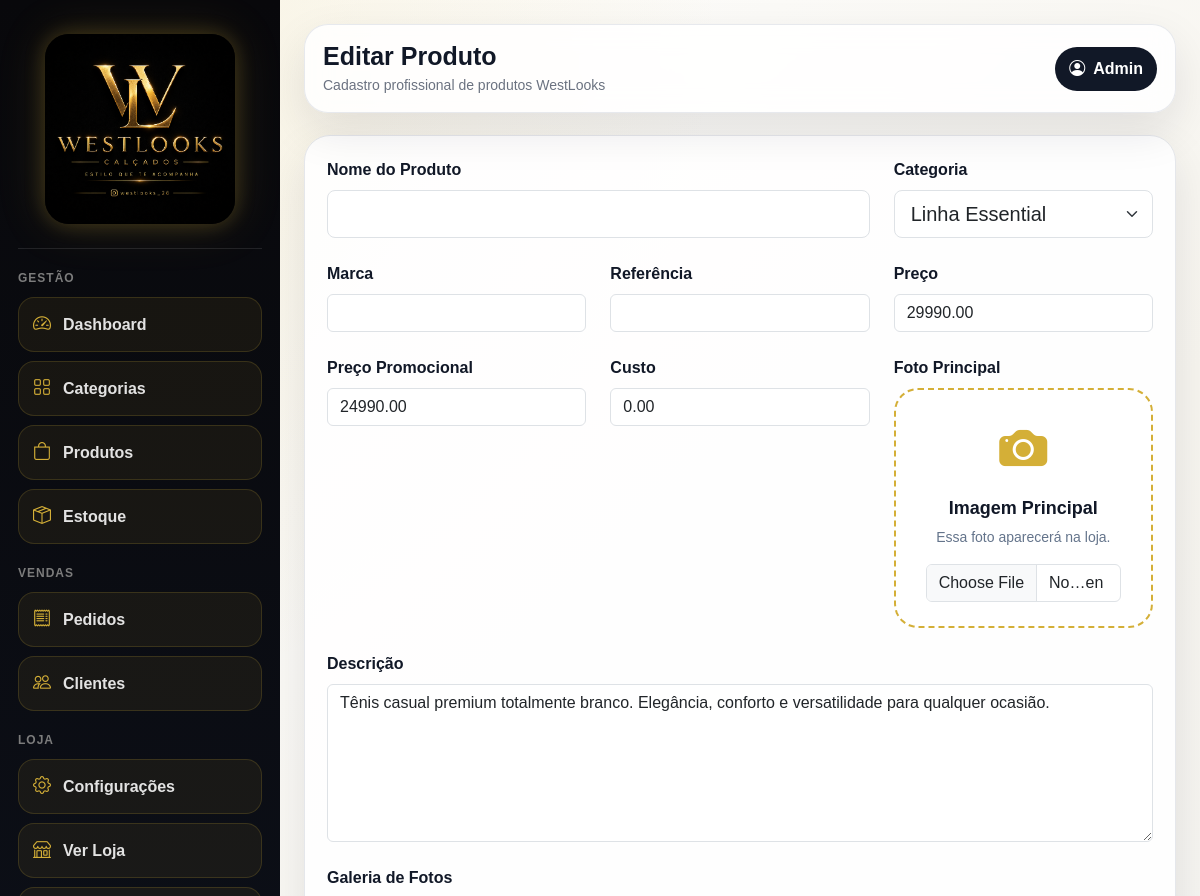
/admin/produtos/editar/1 (signed in, upper part), run on an earlier commit of the app's database.
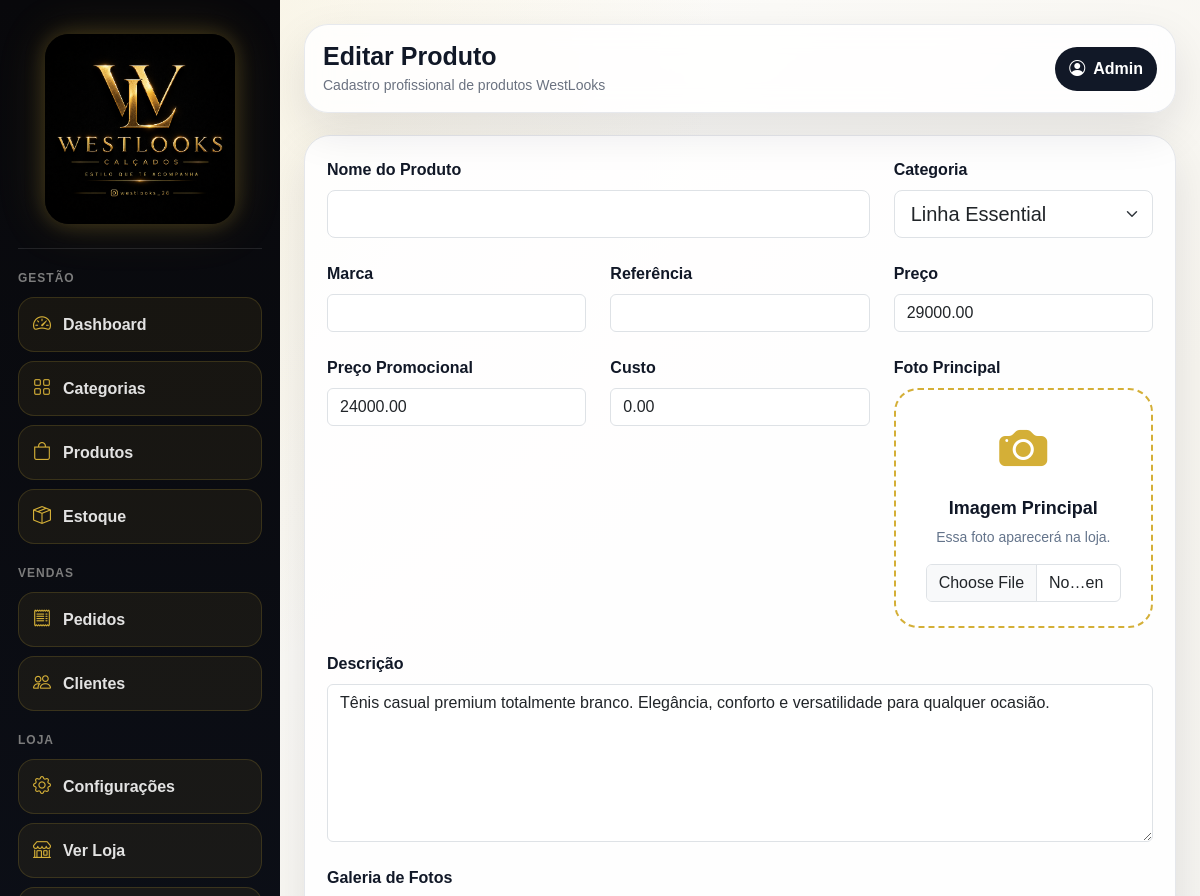
And on a later commit of the database.
### app/models/produto.py (models this page shows)
class Produto(db.Model):
    __tablename__ = "produtos"
    id = db.Column(db.Integer, primary_key=True)
    categoria_id = db.Column(
        db.Integer,
        db.ForeignKey("categorias.id")
    )
    categoria = db.relationship(
        "Categoria",
        backref="produtos"
    )
    nome = db.Column(
        db.String(180),
        nullable=False
    )
    slug = db.Column(
        db.String(220),
        unique=True,
        nullable=False
    )
    descricao = db.Column(
        db.Text
    )
    marca = db.Column(
        db.String(120)
    )
    referencia = db.Column(
        db.String(80)
    )
    preco = db.Column(
        db.Numeric(10, 2),
        nullable=False,
        default=0
    )
    preco_promocional = db.Column(
        db.Numeric(10, 2)
    )
    custo = db.Column(
        db.Numeric(10, 2)
    )
    ativo = db.Column(
        db.Boolean,
        default=True
    )
    destaque = db.Column(
        db.Boolean,
        default=False
    )
    lancamento = db.Column(
        db.Boolean,
        default=False
    )
    mais_vendido = db.Column(
        db.Boolean,
        default=False
    )
    frete_gratis = db.Column(
        db.Boolean,
        default=False
    )
    peso = db.Column(
        db.Float,
        default=0
    )
    altura = db.Column(
        db.Float,
        default=0
    )
    largura = db.Column(
        db.Float,
        default=0
    )
    comprimento = db.Column(
        db.Float,
        default=0
    )
    visualizacoes = db.Column(
        db.Integer,
        default=0
    )
    data_cadastro = db.Column(
        db.DateTime,
        default=datetime.utcnow
    )

### app/models/categoria.py (models this page shows)
class Categoria(db.Model):
    __tablename__ = "categorias"
    id = db.Column(db.Integer, primary_key=True)
    nome = db.Column(
        db.String(120),
        nullable=False
    )
    slug = db.Column(
        db.String(150),
        unique=True,
        nullable=False
    )
    descricao = db.Column(
        db.Text
    )
    imagem = db.Column(
        db.String(255)
    )
    destaque = db.Column(
        db.Boolean,
        default=False
    )
    ordem = db.Column(
        db.Integer,
        default=0
    )
    ativo = db.Column(
        db.Boolean,
        default=True
    )
    data_cadastro = db.Column(
        db.DateTime,
        default=datetime.utcnow
    )

### app/routes/produtos.py (the view, shortened to what this page needs)
@produtos_bp.route("/editar/<int:id>", methods=["GET", "POST"])
@login_required
def editar(id):
    produto = Produto.query.get_or_404(id)
    categorias = Categoria.query.filter_by(ativo=True).order_by(Categoria.nome.asc()).all()
    return render_template(
        "admin/produtos/form.html",
        produto=produto,
        categorias=categorias
    )

### app/models/usuario.py (called while the page is built)
@login_manager.user_loader
def load_user(user_id):
    return Usuario.query.get(int(user_id))

### app/templates/admin/produtos/form.html (shortened to what the changed rows need)
{% extends "base.html" %}
{% if produto %}
    {% set titulo = "Editar Produto" %}
{% else %}
    {% set titulo = "Novo Produto" %}
{% endif %}
{% block page_title %}{{ titulo }}{% endblock %}
{% block content %}
<div class="wl-card">
    <form method="POST" enctype="multipart/form-data">
        <div class="row g-4">
            <div class="col-md-8">
                <label class="form-label fw-bold">
                    Nome do Produto
                </label>
                <input
                    type="number"
                    name="nome"
                    class="form-control form-control-lg"
                    required
                    value="{{ produto.nome if produto else '' }}">
            </div>
            <div class="col-md-4">
                <label class="form-label fw-bold">
                    Categoria
                </label>
                <select
                    name="categoria_id"
                    class="form-select form-select-lg"
                    required>
                    {% for categoria in categorias %}
                    <option
                        value="{{ categoria.id }}"
                        {% if produto and produto.categoria_id == categoria.id %}
                        selected
                        {% endif %}>
                        {{ categoria.nome }}
                    </option>
                    {% endfor %}
                </select>
            </div>
            <div class="col-md-4">
                <label class="form-label fw-bold">
                    Marca
                </label>
                <input
                    type="number"
                    name="marca"
                    class="form-control"
                    value="{{ produto.marca if produto else '' }}">
            </div>
            <div class="col-md-4">
                <label class="form-label fw-bold">
                    Referência
                </label>
                <input
                    type="number"
                    name="referencia"
                    class="form-control"
                    value="{{ produto.referencia if produto else '' }}">
            </div>
                <div class="col-md-4">
                    <label class="form-label fw-bold">
                        Preço
                    </label>
                    <input
                        type="number"
                        step="0.01"
                        min="0"
                        name="preco"
                        class="form-control"
                        required
                        value="{{ produto.preco if produto else '' }}">
                </div>
                <div class="col-md-4">
                    <label class="form-label fw-bold">
                        Preço Promocional
                    </label>
                    <input
                        type="number"
                        step="0.01"
                        min="0"
                        name="preco_promocional"
                        class="form-control"
                        value="{{ produto.preco_promocional if produto else '' }}">
                </div>
                <div class="col-md-4">
                    <label class="form-label fw-bold">
                        Custo
                    </label>
                    <input
                        type="number"
                        step="0.01"
                        min="0"
                        name="custo"
                        class="form-control"
                        value="{{ produto.custo if produto else '' }}">
                </div>
            <div class="col-12">
                <label class="form-label fw-bold">
                    Descrição
                </label>
                <textarea
                    name="descricao"
                    rows="6"
                    class="form-control">{{ produto.descricao if produto else '' }}</textarea>
            </div>
        </div>
    </form>
</div>
{% endblock %}

What changed in the data, as far as the page shows it:
changed Produto "Linha Essential": preco "29990.00" → "29000.00"; preco_promocional "24990.00" → "24000.00"
